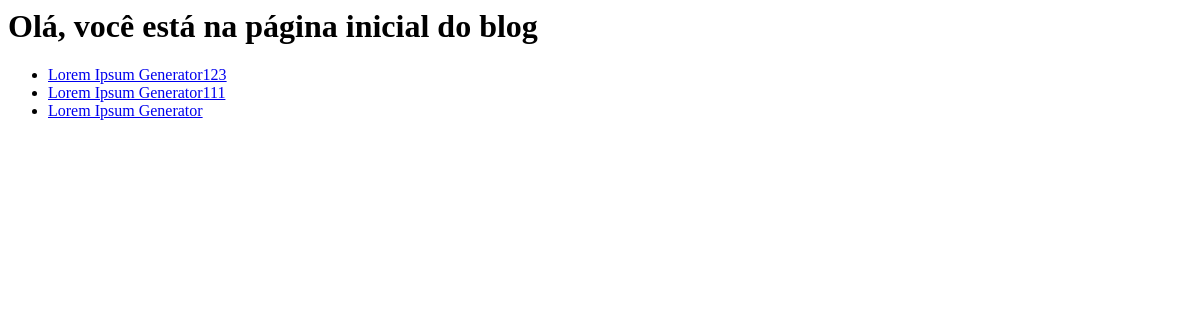
/blog/, run on an earlier commit of the app's database.
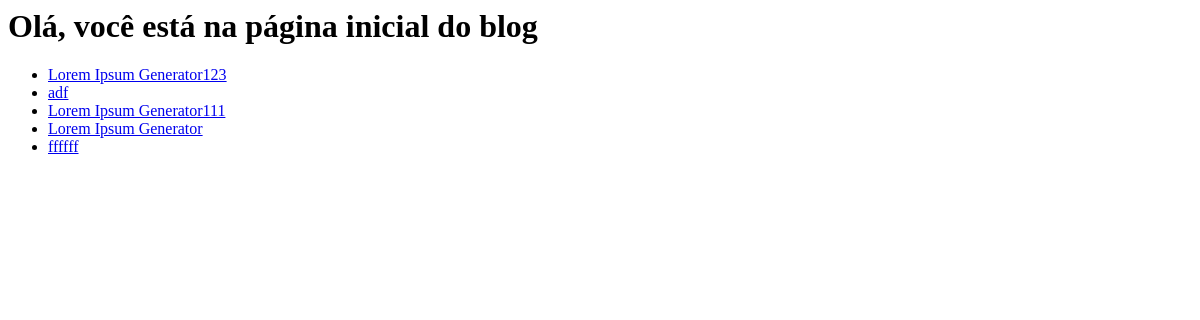
And on a later commit of the database.
### blog/models.py (models this page shows, shortened)
class Post(models.Model):
    pub_date = models.DateTimeField("Data de publicação")
    title = models.CharField("Título", max_length=50)
    text = models.TextField("Texto")

### blog/views.py (the view)
# urls.py: path('', views.index, name='index'),
def index(request):
    welcome_msg = "Olá, você está na página inicial do blog\n"
    num_blog_posts = 5
    lista_blog_posts = Post.objects.order_by('-pub_date')[:num_blog_posts]
    context = {
        'lista_blog_posts': lista_blog_posts,
        'welcome_msg': welcome_msg,
    }
    return render(request, 'blog/index.html', context)

### blog/templates/blog/index.html
<h1>{{ welcome_msg }}</h1>
<ul>
    {% for post in lista_blog_posts %}
        <li><a href="{% url 'blog:post' post.id %}">{{post.title}}</a></li>
    {% endfor %}
</ul>

What changed in the data, as far as the page shows it:
added Post: title "adf"
added Post: title "ffffff"
